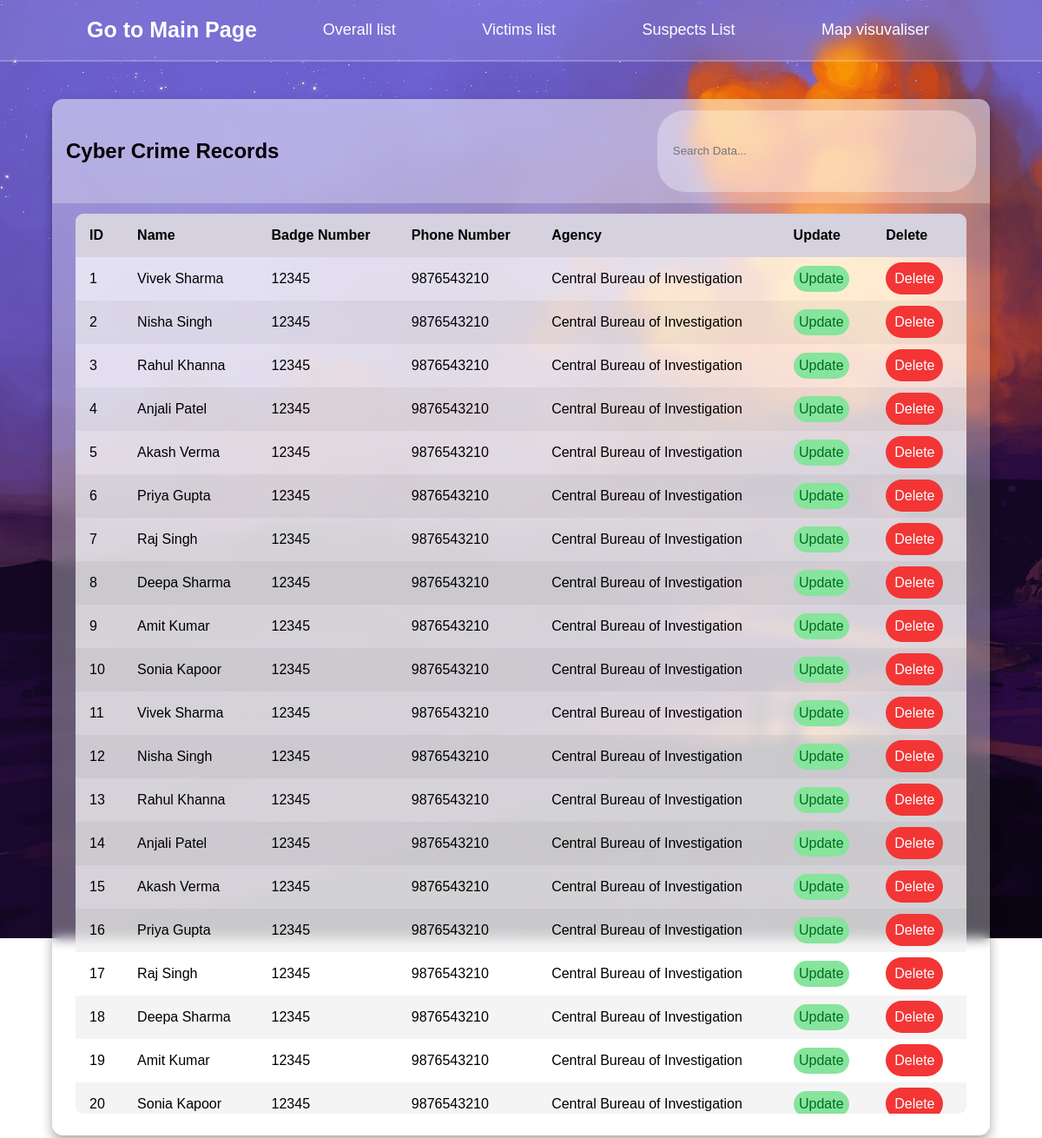
The app's page /records/listinvestigators/ (signed in) with its own data.
### MainTableInput/models.py (models this page shows, shortened)
class Investigator(models.Model):
    investigator_name = models.CharField(max_length=255)
    badge_number = models.CharField(max_length=20)
    contact_info = models.CharField(max_length=255, null=True, blank=True)
    agency = models.ForeignKey(InvestigatingAgency, on_delete=models.CASCADE)

class InvestigatingAgency(models.Model):
    agency_name = models.CharField(max_length=255)
    headquarters_location = models.CharField(max_length=255)
    def __str__(self):
        return self.agency_name

### MainTableInput/views.py (the view)
# urls.py: path('listinvestigators/',InvestigatorListView.as_view() , name = 'list-investigators'),
class InvestigatorListView(LoginRequiredMixin, ListView):
    model = Investigator
    template_name = "MainTableInput/ListInvestigators.html"
    context_object_name = "records"

### MainTableInput/templates/MainTableInput/ListInvestigators.html (shortened to what this page needs)
{% load static %}
<!DOCTYPE html>
<html lang="en" title="Coding design">
<head>
    <link rel="stylesheet" type="text/css" href="{% static 'MainTableInput/Listing_style.css' %}">
</head>
<body>
    <header class="header">
        <a href = {% url 'blog-home'%} class="logo">Go to Main Page</a>
        <nav class="navbar">
            <a href="{% url 'list-cybercrime' %}">Overall list</a>
            <a href="{% url 'list-victims' %}">Victims list</a>
            <a href="{% url 'list-suspects' %}">Suspects List</a>
            <a href="{% url 'visualise-cybercrime' %}">Map visuvaliser</a>
        </nav>
    </header>
    <main class="table">
        <section class="table__header">
            <h1>Cyber Crime Records</h1>
            <div class="input-group">
                <input type="search" placeholder="Search Data...">
            </div>
        </section>
        <section class="table__body">
            <table>
                <thead>
                    <tr>
                        <th> ID </th>
                        <th> Name </th>
                        <th> Badge Number </th>
                        <th> Phone Number  </th>
                        <th> Agency </th>
                        <th> Update </th>
                        <th> Delete </th>
                    </tr>
                </thead>
                <tbody>
                    {% for obj in records %}
                    <tr>
                        <td> {{ obj.id }} </td>
                        <td> {{ obj.investigator_name }} </td>
                        <td> {{ obj.badge_number }} </td>
                        <td> {{ obj.contact_info }} </td>
                        <td> {{ obj.agency }} </td>
                        <td>
                                <a href="{% url "update-investigators" obj.id %}" class="update">Update</a>
                        </td>
                        <td>
                            <a href="{% url "delete-investigators" obj.id %}" class="delete">Delete</a>
                        </td>
                    </tr>
                    {% endfor %}
                </tbody>
            </table>
        </section>
    </main>
</body>
</html>

### MainTableInput/static/MainTableInput/Listing_style.css (style rules this page uses)
* { margin: 0; padding: 0; box-sizing: border-box; font-family: sans-serif; }
body { min-height: 100vh; background: url(html_table.jpg) no-repeat; display: flex; justify-content: center; align-items: center; }
.header { position: fixed; top: 0; left: 0; width: 100%; padding: 20px 100px; background: rgba(255, 255, 255, .1); display: flex; justify-content: space-between; align-items: center; backdrop-filter: blur(10px); border-bottom: 2px solid rgba(255, 255, 255, .2); }
.header::before { content: ''; position: absolute; top: 0; left: -100%; width: 100%; height: 100%; background: linear-gradient(90deg, transparent, rgba(255, 255, 255, .4), transparent); transition: .5s; }
.logo { color: #fff; font-size: 25px; text-decoration: none; font-weight: 600; cursor: default; }
.navbar a { padding: 30px; color: #fff; font-size: 18px; text-decoration: none; margin-left: 35px; transition: .3s; }
main.table { width: 90vw; height: 90vh; background-color: #fff5; margin-top: 6rem; backdrop-filter: blur(7px); box-shadow: 0 .4rem .8rem #0005; border-radius: .8rem; overflow: hidden; }
.table__header { width: 100%; height: 10%; background-color: #fff4; padding: .8rem 1rem; display: flex; justify-content: space-between; align-items: center; }
.table__header .input-group { width: 35%; height: 100%; background-color: #fff5; padding: 0 .8rem; border-radius: 2rem; display: flex; justify-content: center; align-items: center; transition: .2s; }
.table__header .input-group input { width: 100%; padding: 0 .5rem 0 .3rem; background-color: transparent; border: none; outline: none; }
.table__body { width: 95%; max-height: calc(89% - 1.6rem); background-color: #fffb; margin: .8rem auto; border-radius: .6rem; overflow: auto; overflow: overlay; }
table { width: 100%; }
table, th, td { border-collapse: collapse; padding: 1rem; text-align: left; }
thead th { position: sticky; top: 0; left: 0; background-color: #d5d1defe; cursor: pointer; text-transform: capitalize; }
tbody tr:nth-child(even) { background-color: #0000000b; }
tbody tr { --delay: .1s; transition: .5s ease-in-out var(--delay), background-color 0s; }
tbody tr td, tbody tr td p, tbody tr td img { transition: .2s ease-in-out; }
.update { padding: .4rem .4rem; text-decoration: none; border-radius: 2rem; text-align: center; transition: 200ms ease; margin-top: 10px; background-color: #86e49d; color: #006b21; }
.delete { padding: .4rem .4rem; text-decoration: none; border-radius: 2rem; text-align: center; transition: 200ms ease; padding: 10px; margin-top: 60px; background-color: #f33535; color: #fff; }

### records on screen
Investigator: id "1", investigator_name "Vivek Sharma", badge_number "12345", contact_info "9876543210", agency "Central Bureau of Investigation"
Investigator: id "2", investigator_name "Nisha Singh", badge_number "12345", contact_info "9876543210", agency "Central Bureau of Investigation"
Investigator: id "3", investigator_name "Rahul Khanna", badge_number "12345", contact_info "9876543210", agency "Central Bureau of Investigation"
Investigator: id "4", investigator_name "Anjali Patel", badge_number "12345", contact_info "9876543210", agency "Central Bureau of Investigation"
Investigator: id "5", investigator_name "Akash Verma", badge_number "12345", contact_info "9876543210", agency "Central Bureau of Investigation"
Investigator: id "6", investigator_name "Priya Gupta", badge_number "12345", contact_info "9876543210", agency "Central Bureau of Investigation"
Investigator: id "7", investigator_name "Raj Singh", badge_number "12345", contact_info "9876543210", agency "Central Bureau of Investigation"
Investigator: id "8", investigator_name "Deepa Sharma", badge_number "12345", contact_info "9876543210", agency "Central Bureau of Investigation"
Investigator: id "9", investigator_name "Amit Kumar", badge_number "12345", contact_info "9876543210", agency "Central Bureau of Investigation"
Investigator: id "10", investigator_name "Sonia Kapoor", badge_number "12345", contact_info "9876543210", agency "Central Bureau of Investigation"
Investigator: id "11", investigator_name "Vivek Sharma", badge_number "12345", contact_info "9876543210", agency "Central Bureau of Investigation"
Investigator: id "12", investigator_name "Nisha Singh", badge_number "12345", contact_info "9876543210", agency "Central Bureau of Investigation"
Investigator: id "13", investigator_name "Rahul Khanna", badge_number "12345", contact_info "9876543210", agency "Central Bureau of Investigation"
Investigator: id "14", investigator_name "Anjali Patel", badge_number "12345", contact_info "9876543210", agency "Central Bureau of Investigation"
Investigator: id "15", investigator_name "Akash Verma", badge_number "12345", contact_info "9876543210", agency "Central Bureau of Investigation"
Investigator: id "16", investigator_name "Priya Gupta", badge_number "12345", contact_info "9876543210", agency "Central Bureau of Investigation"
Investigator: id "17", investigator_name "Raj Singh", badge_number "12345", contact_info "9876543210", agency "Central Bureau of Investigation"
Investigator: id "18", investigator_name "Deepa Sharma", badge_number "12345", contact_info "9876543210", agency "Central Bureau of Investigation"
Investigator: id "19", investigator_name "Amit Kumar", badge_number "12345", contact_info "9876543210", agency "Central Bureau of Investigation"
Investigator: id "20", investigator_name "Sonia Kapoor", badge_number "12345", contact_info "9876543210", agency "Central Bureau of Investigation"
